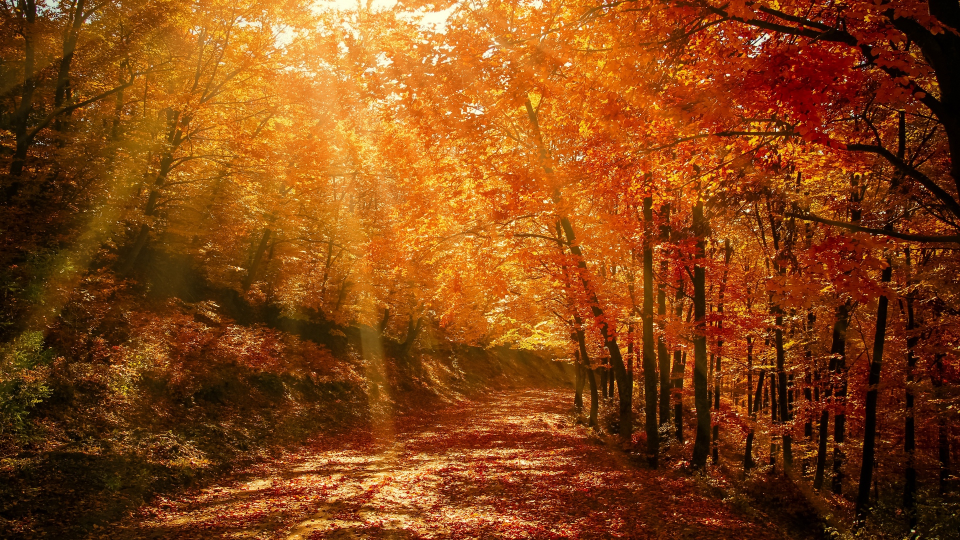
#> input picture ch_1/figure/images/autumn_forest_park_128379_1920x1080.jpg, 1920 x 1080 px (shown at 1/2 size); its folder holds only this picture in this run
$ jupyter execute --allow-errors 0425_path.ipynb
#> lines starting #> are read from the running program, lines starting #| are printed output that depends on the picture
[cell 1]
import numpy as np
import cv2
import sys
import os
import glob

import matplotlib.pyplot as plt

[cell 2]
img_file_lists = os.listdir('../ch_1/figure/images/')

img_file_lists

[cell 3]
img_files = []

for i in img_file_lists:
    img_path = '../ch_1/figure/images/' + i
    img_files.append(img_path)

print(img_files)

[cell 4]
img_files_glob = glob.glob('../ch_1/figure/images/*.jpg')
img_files_glob

[cell 5]
cv2.namedWindow('image', cv2.WINDOW_NORMAL)
cv2.setWindowProperty('image', cv2.WND_PROP_FULLSCREEN,
                     cv2.WINDOW_FULLSCREEN)

for i in img_files:
    img = cv2.imread(i)
#> img is the input picture: shape (1080, 1920, 3); mean B, G, R 19.9, 68.7, 132.4

    cv2.imshow('image', img)
    if cv2.waitKey(3000) == 27:                         # (3000)이 없으면 하나의 사진에서 무한정 기다린다.
#> (key Esc is pressed here)
        break

cv2.destroyAllWindows()

[cell 6]
cv2.namedWindow('image', cv2.WINDOW_NORMAL)
cv2.setWindowProperty('image', cv2.WND_PROP_FULLSCREEN,
                     cv2.WINDOW_FULLSCREEN)

idx = 0
while True:
    img = cv2.imread(img_files[idx])

    cv2.imshow('image', img)

    if cv2.waitKey(3000) == 27:
#> (key Esc is pressed here)
        break

    idx += 1

    if idx >= len(img_files):
        idx = 0

cv2.destroyAllWindows()

#> (a cell that did not finish here is left out)

[cell 8]
img_my_files = []

#> (the rest of this cell did not finish here and is left out)

[cell 9]
cv2.namedWindow('image', cv2.WINDOW_NORMAL)
cv2.setWindowProperty('image', cv2.WND_PROP_FULLSCREEN, cv2.WINDOW_NORMAL)

idx = 0
#> (the rest of this cell did not finish here and is left out)

[cell 10]
img1 = cv2.imread('../ch_1/figure/fig/puppy.bmp', cv2.IMREAD_GRAYSCALE)
img2 = cv2.imread('../ch_1/figure/fig/puppy_1280_853.jpg', cv2.IMREAD_COLOR)
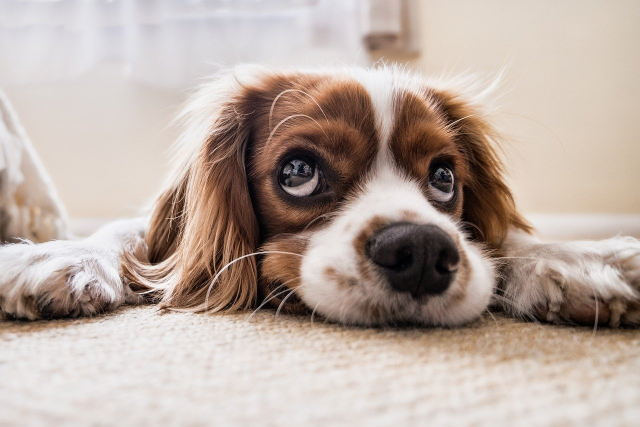
#> input picture ch_1/figure/fig/puppy_1280_853.jpg, 1280 x 853 px (shown at 1/2 size)
#> img2 is the input picture: shape (853, 1280, 3); mean B, G, R 162, 170.6, 186.1

#> (the rest of this cell did not finish here and is left out)

[cell 11]
img1 = cv2.imread('../ch_1/figure/fig/puppy.bmp', cv2.IMREAD_GRAYSCALE)
img2 = cv2.imread('../ch_1/figure/fig/puppy.bmp', cv2.IMREAD_COLOR)

x = 320
y = 240

#> (the rest of this cell did not finish here and is left out)

[cell 12]
img1 = np.zeros((240, 329, 3), dtype = np.uint8)           # dtype 반드시 명시!!
img2 = np.ones((240, 329), dtype = np.uint8)*255
img3 = np.full((240, 320, 3), (0, 255, 255), dtype = np.uint8)
img4 = np.random.randint(0, 255, (240, 320), dtype = np.uint8)

cv2.imshow('img1', img1)
cv2.imshow('img2', img2)
cv2.imshow('img3', img3)
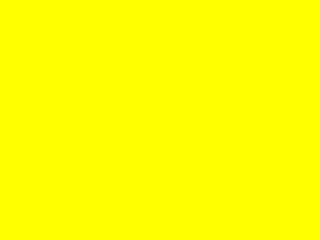
#> window 'img3': shape (240, 320, 3); mean B, G, R 0, 255, 255
cv2.imshow('img4', img4)
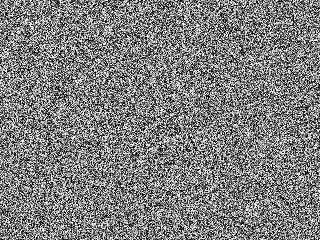
#> window 'img4': shape (240, 320); min 0, max 254, mean 126.7

cv2.waitKey()
cv2.destroyAllWindows()
